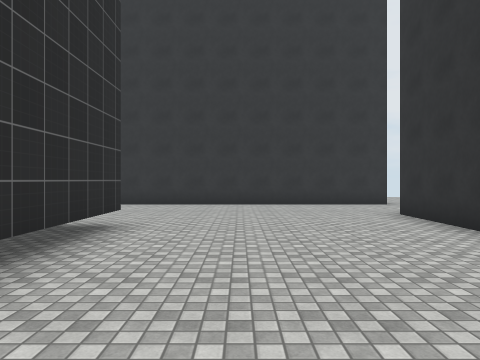
view 1 (above)

21 first-person views from a walk through a 3-D level made in the Unity game engine. The camera is 1.5 m above the floor, looks level and sees 70° across. Doors are open. The floor is counted in squares, 2 m on a side. Each view is taken from the middle of a square. On the plan, view 1 faces up. The plan holds only what a view shows up to about 11 squares ahead; the rest is blank. The place goes on beyond the plan. The player character is not drawn. Some surface patterns are stand-ins.

view 2
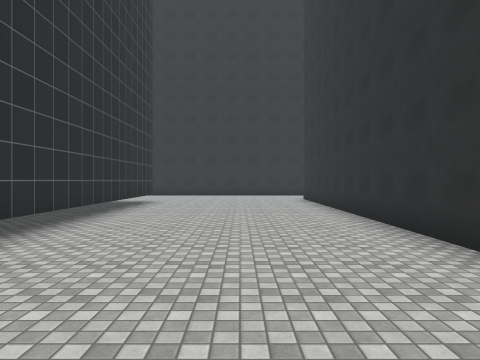

view 3
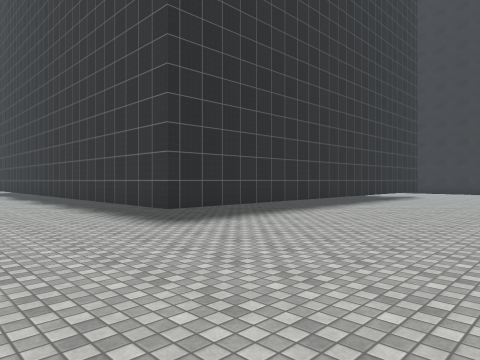

view 4
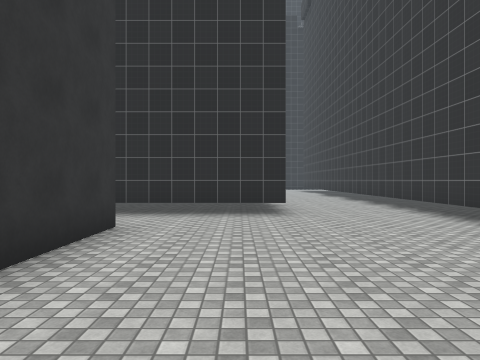

view 5
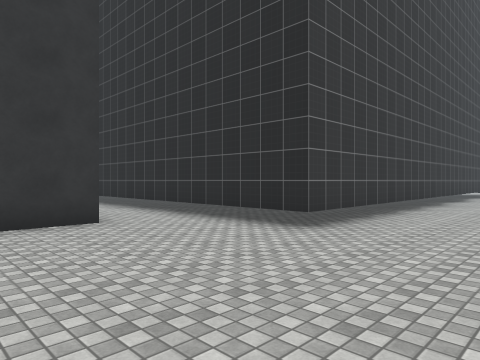

view 6
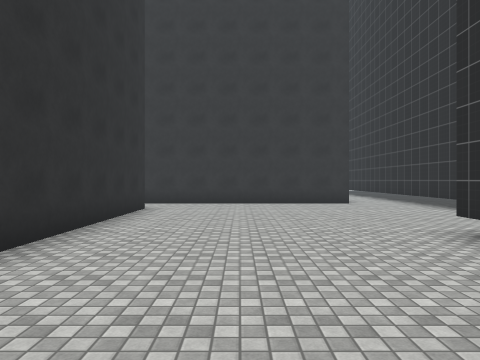

view 7
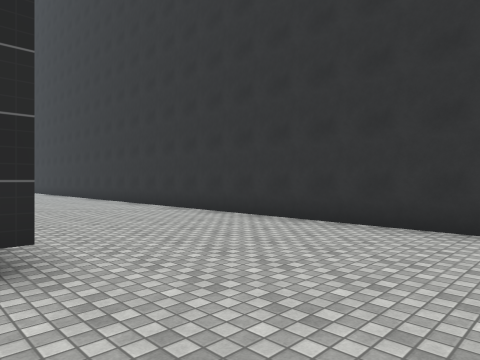

view 8
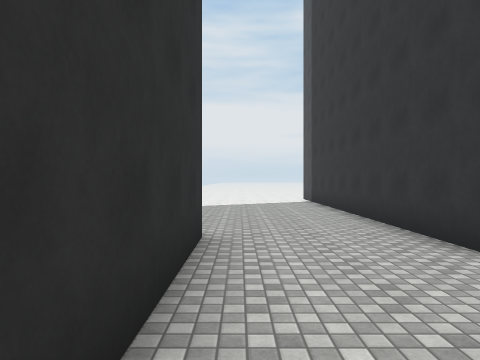

view 9
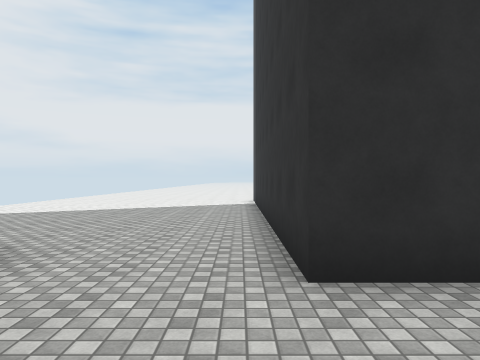

view 10
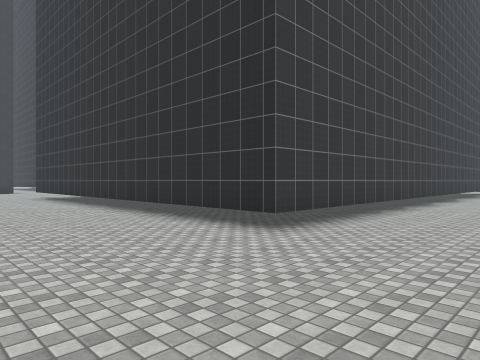

view 11
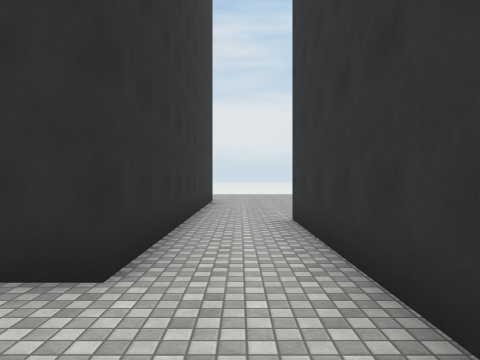

view 12
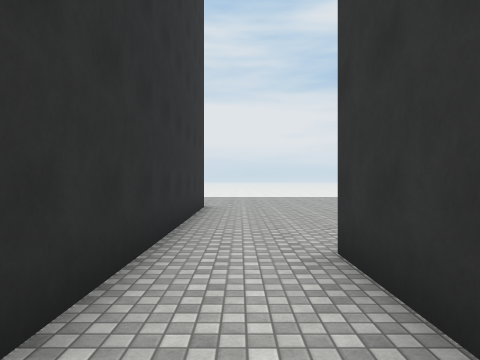

view 13
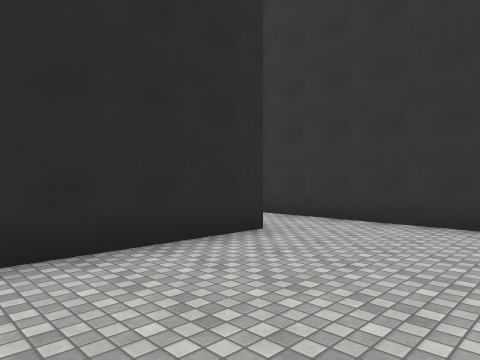

view 14
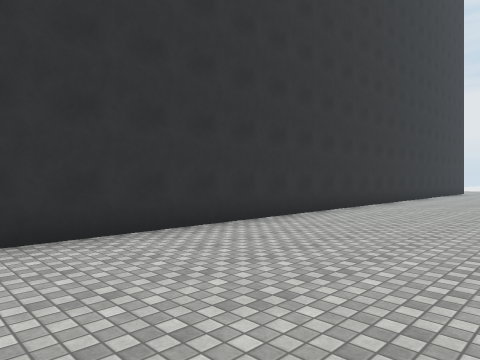

view 15
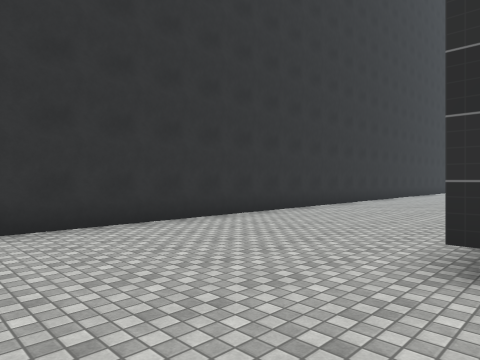

view 16
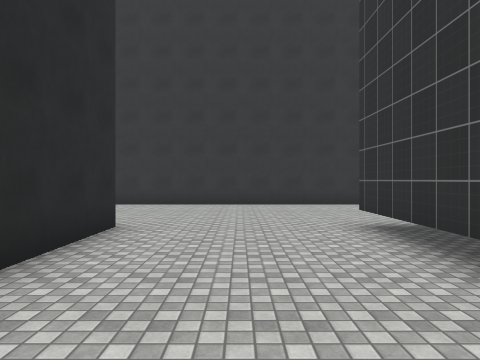

view 17
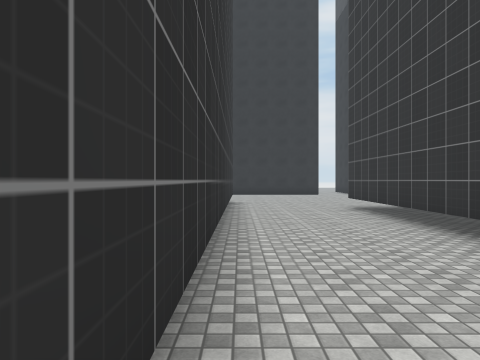

view 18
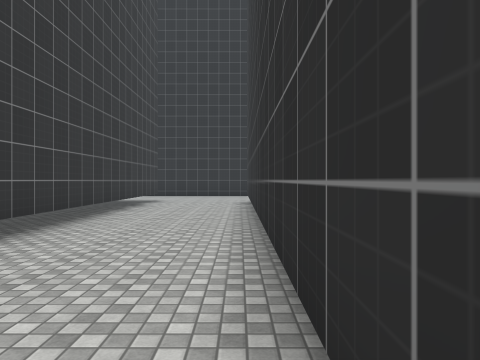

view 19
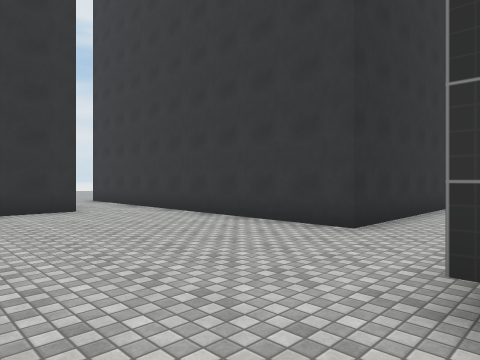

view 20
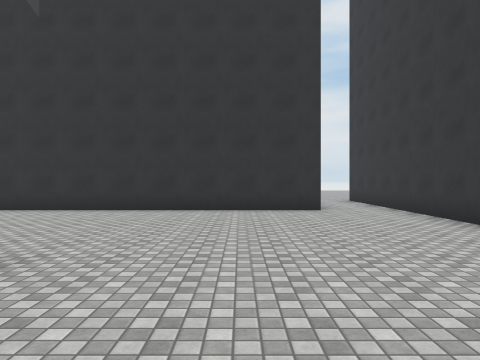

view 21
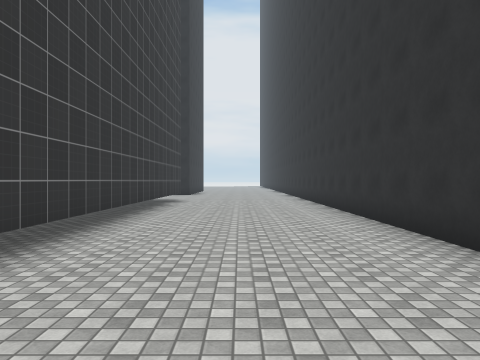

### Floor plan
Points are (right, up) in squares from view 1. A wall is a line through its corners. A room is listed if a view was taken in it or the views show most of it. See-through windows are left out.
Room 1 (views 1, 2, 3, 4, 5, 6, 7, 8, 9, 10, 11, 14, 15, 16, 17, 18, 19, 20, 21)
walls: (-18, 5.8) (-2, 5.8) (-2, -6.7) (-15.8, -6.7); (-20, 2.7) (-20, 5.7); (4.5, 10.5) (-24.5, 10.5); (-24, 5.5) (-24, 2.7); (-19, -10) (-4.5, -10) (-4.5, -17.5); (3.5, -11) (3.5, 7.5) (11, 7.5); (-2.5, -17.5) (-2.5, -13) (3.5, -13)
ways out: opening at (4, -12) to room 2
Room 2 (views 12, 13)
walls: (11.5, -11) (3.5, -11); (3.5, -13) (7.5, -13) (7.5, -16.5)
ways out: opening at (4, -12) to room 1

Where each view was taken, in squares from view 1:
view 1: 0 up, 0 right, facing up
view 2: 6 down, 1 right, facing up
view 3: 10 down, 3 right, facing up-left
view 4: 11 down, 3 right, facing left
view 5: 7 down, 0 right, facing down-left
view 6: 2 down, 1 right, facing down
view 7: 5 up, 1 right, facing up-left
view 8: 10 up, 0 right, facing right
view 9: 8 up, 1 right, facing right
view 10: 9 up, 2 right, facing down-left
view 11: 12 down, 1 right, facing right
view 12: 12 down, 4 right, facing right
view 13: 17 down, 11 right, facing up-left
view 14: 6 up, 17 left, facing up-right
view 15: 5 up, 23 left, facing up-right
view 16: 0 up, 22 left, facing up
view 17: 7 down, 14 left, facing right
view 18: 7 down, 8 left, facing left
view 19: 8 down, 5 left, facing down-right
view 20: 9 down, 5 left, facing right
view 21: 8 up, 7 left, facing left
